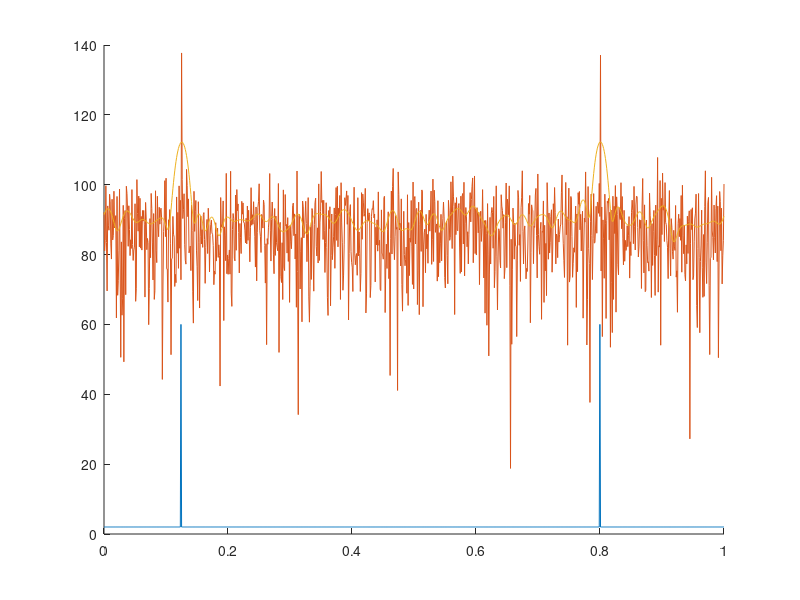

The MATLAB source for this figure:
close all;
clear all;

% params 
K = 1000;
sigma2w = 1.26;
f_1 = 0.125;
f_2 = 0.8;

% r.v.s
phi_1 = 2*pi*rand(K, 1);
phi_2 = 2*pi*rand(K, 1);
w = sqrt(sigma2w) * randn(K, 1);

% generate the r.p. x
k = transpose(0:(K - 1));
x = exp(1j*2*pi*f_1*k + phi_1) + exp(1j*2*pi*f_2*k + phi_2) + w;

f = linspace(0, 1, K);
% Theoretical psd: F[r(n) = e^j... + e^j... + sigma2*delta] = delta(f - f_1)
% + delta(f - f_2) + sigma2w
psd_theor = sigma2w * ones(1, K);
psd_theor(round(f_1 * K)) = sigma2w + K;
psd_theor(round(f_2 * K)) = sigma2w + K;

% Periodogram
X = fft(x); % Tc = 1
psd_per = 1/K * abs(X).^2;
%psd_per_matlab = periodogram(x, rectwin(K), K).';

% Welch
D = 50;
S = 10;
win = rectwin(D);
Mw = 1/D * (win'*win);
%psd_welch_matlab = pwelch(x, w, S, K);
N_s = floor((K - D) / (D - S) + 1);
psd_w = zeros(K, N_s);
for s = 0:N_s - 1
    x_s = win .* x((s*(D-S) + 1):(s*(D-S) + D));
    X_s = fft(x_s, K);
    psd_w(:,s+1) = 1/(D*Mw) * abs(X_s).^2;
end

psd_welch = mean(psd_w, 2);

% AR model


% figure;
% hold all;
% plot(f, 20*log10(psd_w(:,1)));
% plot(f, 20*log10(psd_w(:,2)));
% plot(f, 20*log10(psd_w(:,3)));

figure;
hold all;
plot(f, 20*log10(psd_theor));
plot(f, 20*log10(psd_per));
%plot(f, 20*log10(psd_per_matlab));
%plot(f, 20*log10(psd_welch_matlab));
plot(f, 20*log10(psd_welch));

